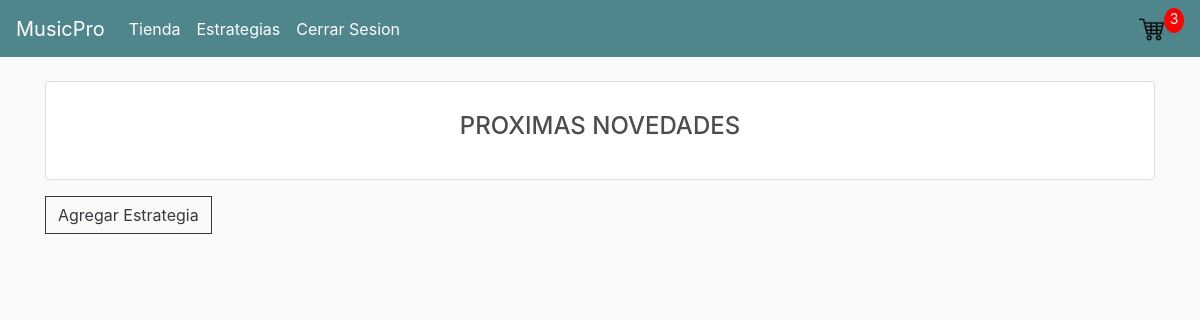
Page /estrategias/ (signed in) on the earlier database version.
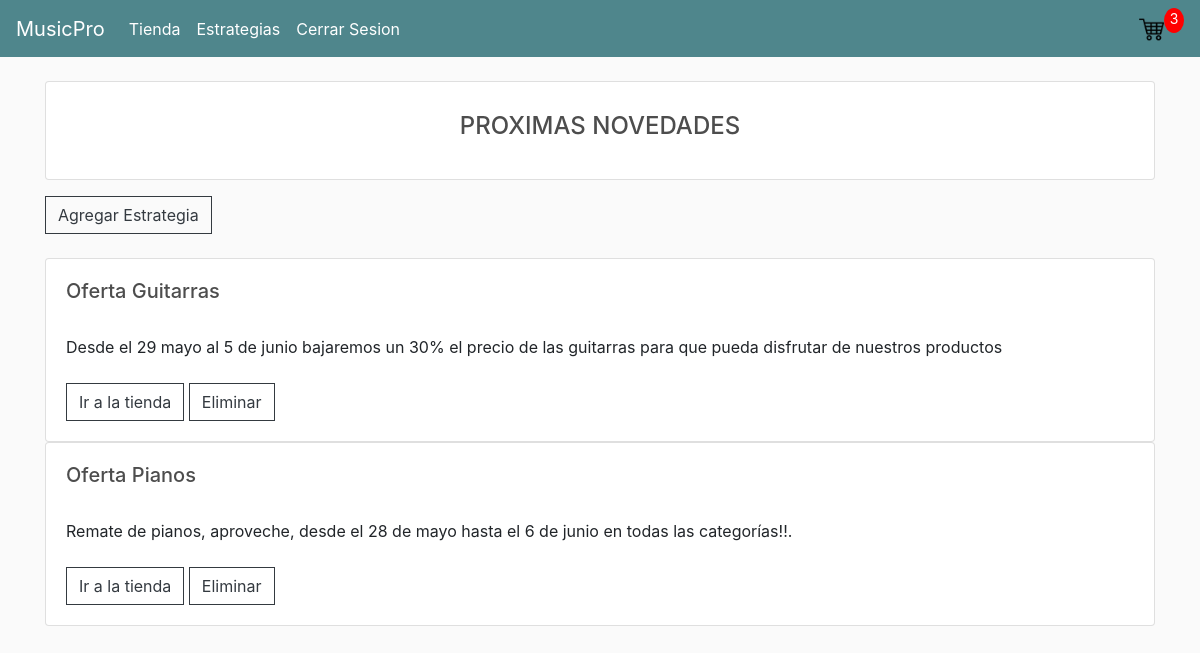
Same page on the later database version.
### TiendaMPRO/models.py (models this page shows, shortened)
class EstrategiaDeVenta(models.Model):
    titulo = models.CharField(max_length=200)
    estrategia = models.TextField(max_length=1500,null=True,blank=True)
    fecha_creacion_modificacion = models.DateTimeField(default=timezone.now)

### TiendaMPRO/views.py (the view)
# urls.py: path('estrategias/', views.Estrategia, name='estrategias'),
def Estrategia(request):
    estrategias = EstrategiaDeVenta.objects.all()
    if request.user.is_authenticated:
        customer = request.user
        order, created = OrdenDeCompra.objects.get_or_create(customer=customer, complete=False)
        itemsCarrito = order.get_carro_productos
    else:
        order= {'get_total_carro': 0, 'get_carro_productos': 0}
        itemsCarrito = order['get_carro_productos']
    context ={'itemsCarrito' : itemsCarrito, 'est': estrategias}
    return render(request, 'TiendaMPRO/estrategias.html', context)

### TiendaMPRO/models.py (called while the page is built)
    def __str__(self):
        return f'{self.nombre}'

    @property
    def is_staff(self):
        return self.usuario_admin

    @property
    def get_carro_productos(self):
        orderitems = self.productopedido_set.all()
        total = sum ([item.cantidad for item in orderitems])
        return total

### TiendaMPRO/templates/TiendaMPRO/estrategias.html
{% extends 'TiendaMPRO/main.html' %}
{% load static %}
{% block content %}
<div>
    <br>
    <div class="card blockquote text-center" >
        <br>
        <h4>PROXIMAS NOVEDADES</h4>
        <br>
    </div>
    {% if user.is_staff %}
        <a  class="btn btn-outline-dark" href="{% url 'addEstrategia' %}">Agregar Estrategia</a>
    {% endif %}
    <br>
    <br>
        {% for e in est %}
        <div class="card">
            <div class="card-body">
                <h5 class="display-5 ">{{e.titulo}}</h5>
                <br>
                {{e.estrategia}}
                <br>
                <br>
                <a  class="btn btn-outline-dark" href="{% url 'store' %}">Ir a la tienda</a>
                {% if user.is_staff %}
                    <a  class="btn btn-outline-dark" href="#">Eliminar</a>
                {% endif %}
            </div>
        </div>
        {% endfor %}
</div>
{% endblock %}

Differences in the rows shown:
added EstrategiaDeVenta: titulo "Oferta Guitarras", estrategia "Desde el 29 mayo al 5 de junio bajaremos un 30% el precio de las guitarras para que pueda disfrutar de nuestros productos"
added EstrategiaDeVenta: titulo "Oferta Pianos", estrategia "Remate de pianos, aproveche, desde el 28 de mayo hasta el 6 de junio en todas las categorías!!."
